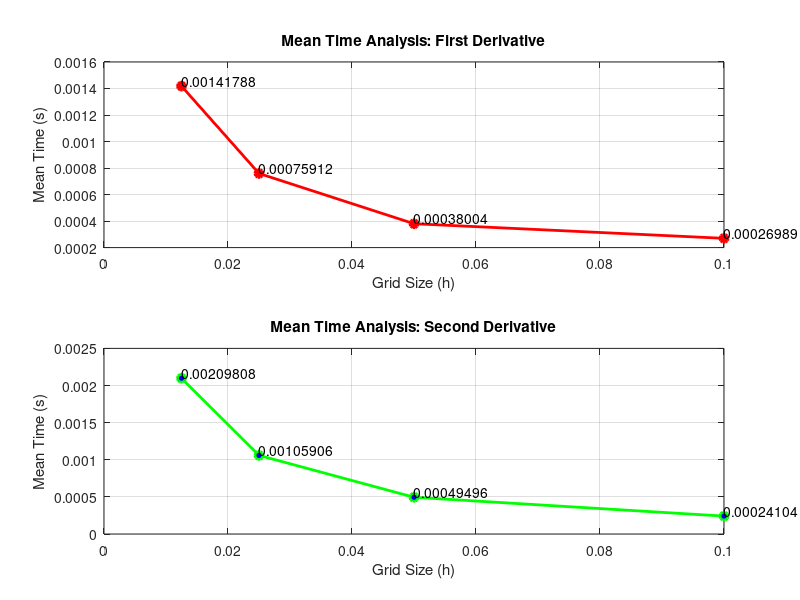
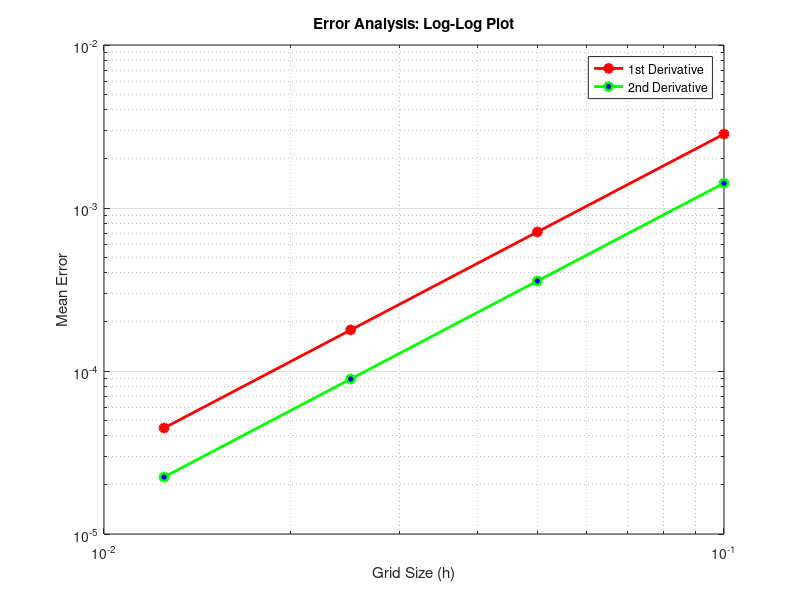

Recreate these plots in MATLAB, in order.
clc;
clear;
close all;

%% The Main Function
f = @(x) exp(x);

% Interval and different grid sizes
a = 0;
b = 1;
grid_sizes = [0.1, 0.05, 0.025, 0.0125];

% Initialize arrays to store errors
errors_first_derivative = zeros(size(grid_sizes));
errors_second_derivative = zeros(size(grid_sizes));

num_iterations = 1;  % Number of iterations for time measurement

% Initialize arrays to store mean times
mean_times_first_derivative = zeros(size(grid_sizes));
mean_times_second_derivative = zeros(size(grid_sizes));

% Initialize cell arrays to store x and labels for each grid size
x_values = cell(size(grid_sizes));
labels_first_derivative = cell(size(grid_sizes));
labels_second_derivative = cell(size(grid_sizes));

% Initialize cell arrays to store numerical and analytical results
numerical_results_first_derivative = cell(size(grid_sizes));
numerical_results_second_derivative = cell(size(grid_sizes));
analytical_results_first_derivative = cell(size(grid_sizes));
analytical_results_second_derivative = cell(size(grid_sizes));

% Initialize arrays to store times for each iteration
times_first_derivative = zeros(1, num_iterations);
times_second_derivative = zeros(1, num_iterations);
    
%% For Loop for different grid sizes
for i = 1:length(grid_sizes)
    h = grid_sizes(i);
    x = a:h:b;
    x_values{i} = x;
    dx = 1 / h^2;
    
    f_prime_exact = exp(x);
    f_double_prime_exact = exp(x);

    for iter = 1:num_iterations    
    tic;
    % Calculate the centered finite difference approximation of the first derivative
    f_prime_approx = zeros(size(x));
    
    for j = 2:(length(x) - 1)
        f_prime_approx(j) = (f(x(j + 1)) - f(x(j - 1))) / (2 * h);
    end
    
    times_first_derivative(iter) = toc;
    % Calculate the centered finite difference approximation of the second derivative
    f_double_prime_approx = zeros(size(x));
    
    tic;
    for j = 2:(length(x) - 1)
        f_double_prime_approx(j) = (f(x(j + 1)) - 2 * f(x(j)) + f(x(j - 1))) * dx;
    end
    times_second_derivative(iter) = toc;
    end

    % Calculate the mean times
    mean_times_first_derivative(i) = mean(times_first_derivative);
    mean_times_second_derivative(i) = mean(times_second_derivative);

    % Calculate the errors
    errors_first_derivative(i) = mean(abs(f_prime_exact(2:end - 1) - f_prime_approx(2:end - 1)));
    errors_second_derivative(i) = mean(abs(f_double_prime_exact(2:end - 1) - f_double_prime_approx(2:end - 1)));
    
    % Store numerical and analytical results
    numerical_results_first_derivative{i} = f_prime_approx;
    numerical_results_second_derivative{i} = f_double_prime_approx;
    analytical_results_first_derivative{i} = f_prime_exact;
    analytical_results_second_derivative{i} = f_double_prime_exact;
    
    % Create labels with grid size and error for both derivatives
    labels_first_derivative{i} = sprintf('h = %.4f, Error (1st Derivative) = %.6f', h, errors_first_derivative(i));
    labels_second_derivative{i} = sprintf('h = %.4f, Error (2nd Derivative) = %.6f', h, errors_second_derivative(i));
end
%% Plotting Mean Times
figure;

% Plot for the mean time of the first derivative
subplot(2, 1, 1);
plot(grid_sizes, mean_times_first_derivative, 'r-o', 'LineWidth', 2, 'MarkerFaceColor', 'r');
xlabel('Grid Size (h)');
ylabel('Mean Time (s)');
title('Mean Time Analysis: First Derivative');
grid on;
% Add text annotations for mean time values
text(grid_sizes, mean_times_first_derivative, num2str(mean_times_first_derivative', '%.8f'), 'VerticalAlignment', 'bottom', 'HorizontalAlignment', 'left');

% Plot for the mean time of the second derivative
subplot(2, 1, 2);
plot(grid_sizes, mean_times_second_derivative, 'g-o', 'LineWidth', 2, 'MarkerFaceColor', 'b');
xlabel('Grid Size (h)');
ylabel('Mean Time (s)');
title('Mean Time Analysis: Second Derivative');
grid on;
% Add text annotations for mean time values
text(grid_sizes, mean_times_second_derivative, num2str(mean_times_second_derivative', '%.8f'), 'VerticalAlignment', 'bottom', 'HorizontalAlignment', 'left');

%% Perform linear regression to find out the error order
log_grid_sizes = log(grid_sizes);
errors_first_derivative_log = log(errors_first_derivative);

% Fit a linear model
coeffs1 = polyfit(log_grid_sizes, errors_first_derivative_log, 1);

% Extract the slope (coefficient) from the model
slope1 = coeffs1(1);

disp(['The slope of the error plot for the first derivative is approximately ', num2str(slope1)]);

log_grid_sizes = log(grid_sizes);
errors_second_derivative_log = log(errors_second_derivative);

% Fit a linear model
coeffs2 = polyfit(log_grid_sizes, errors_second_derivative_log, 1);

% Extract the slope (coefficient) from the model
slope2 = coeffs2(1);

disp(['The slope of the error plot for the second derivative is approximately ', num2str(slope2)]);
%% Plot the log-log plots of errors versus grid sizes
figure;

% Plot for the first derivative
loglog(grid_sizes, errors_first_derivative, 'r-o', 'LineWidth', 2, 'MarkerFaceColor', 'r');
hold on;

% Plot for the second derivative
loglog(grid_sizes, errors_second_derivative, 'g-o', 'LineWidth', 2, 'MarkerFaceColor', 'b');

xlabel('Grid Size (h)');
ylabel('Mean Error');
title('Error Analysis: Log-Log Plot');
legend('1st Derivative', '2nd Derivative', 'Location', 'Best');
grid on;